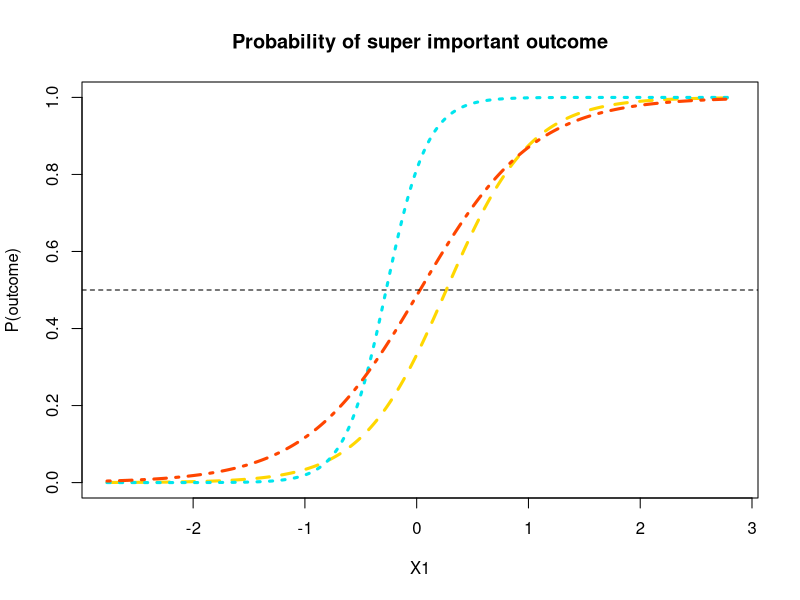
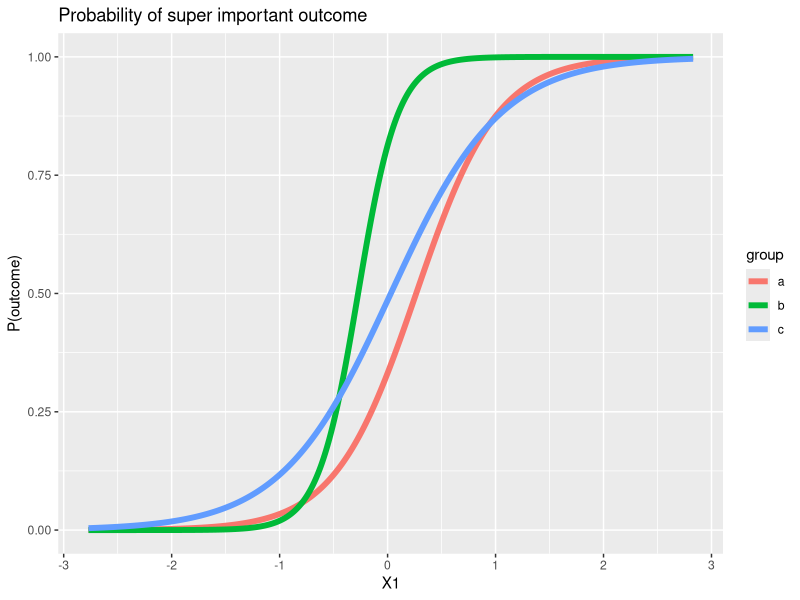
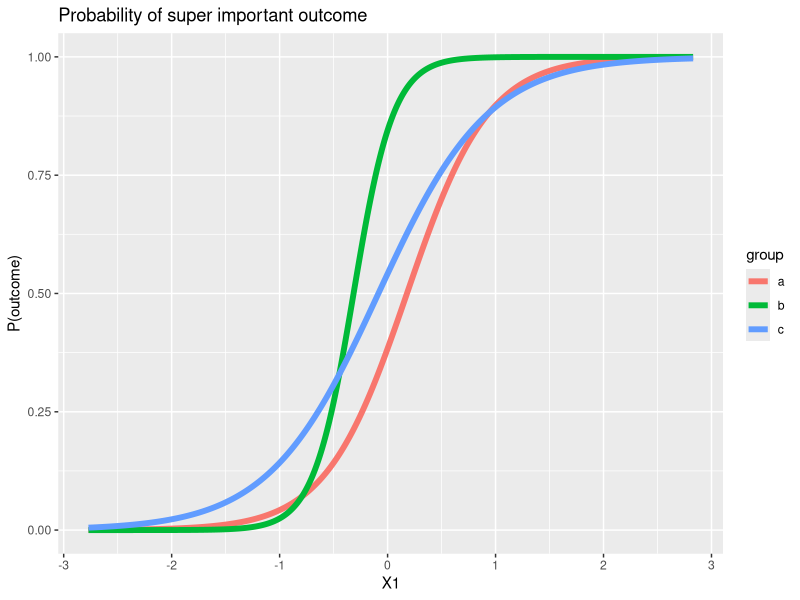

Write the R code that produced these figures, in order.
## ---- chunk 1
set.seed(24601) # setting this so the random results will be repeatable 

library(MASS)
covmat <- matrix(c(1.0,   0.2,   0.6, 
                   0.2,   1.0,  -0.5, 
                   0.6,  -0.5,   1.0), nrow=3) # the true cov matrix for my data
data <- mvrnorm(300, mu=c(0,0,0), Sigma=covmat) # generate random data that match that cov matrix
colnames(data) <- c("X1", "X2", "DV")
data <- as.data.frame(data)
data$group <- gl(n=3, k=ceiling(nrow(data)/3), labels=c("a", "b", "c", "d"))
# add some group differences and interaction stuff...
data$DV <- with(data, ifelse(group=="c" & X1 > 0, DV+rnorm(n=1, mean=1), 
                             ifelse(group=="b" & X1 > 0, DV+rnorm(n=1, mean=2) , DV)))
# make DV binary
data$DV <- ifelse(data$DV > 0, 1, 0)
head(data)
## ---- chunk 2
contrasts(data$group)
# Great, that's what we wanted. And we can see that a is the reference group.
# If you want to change what contrasts will run, you can add an argument to the glm() call. For example contrasts="contr.treatment" will make it traditional dummy coding if it isn't already.
## ---- chunk 3
# note this use of exponent in a formula will give us all 2-way interactions
model <- glm(DV ~ (X1 + X2 + group)^2, 
             data=data, na.action="na.exclude",  family="binomial") 
             
summary(model)
model$coef
# save the coefficient values so we can use them in the equations
b0 <- model$coef[1] # intercept
X1 <- model$coef[2]
X2 <- -model$coef[3]
groupb <- model$coef[4]
groupc <- model$coef[5]
X1.X2 <- model$coef[6]
X1.groupb <- model$coef[7]
X1.groupc <- model$coef[8]
X2.groupb <- model$coef[9]
X2.groupc <- model$coef[10]
## ---- chunk 4
X1_range <- seq(from=min(data$X1), to=max(data$X1), by=.01)
## ---- chunk 5
X2_val <- mean(data$X2) # by plugging in the mean as the value for X2, I'll be generating plots that show the relationship between X1 and the outcome "for someone with an average X2".

a_logits <- b0 + 
  X1*X1_range + 
  X2*X2_val + 
  groupb*0 + 
  groupc*0 + 
  X1.X2*X1_range*X2_val + 
  X1.groupb*X1_range*0 + 
  X1.groupc*X1_range*0 + 
  X2.groupb*X2_val*0 + 
  X2.groupc*X2_val*0 # the reference group

b_logits <- b0 + 
  X1*X1_range + 
  X2*X2_val + 
  groupb*1 + 
  groupc*0 + 
  X1.X2*X1_range*X2_val + 
  X1.groupb*X1_range*1 + 
  X1.groupc*X1_range*0 + 
  X2.groupb*X2_val*1 + 
  X2.groupc*X2_val*0

c_logits <- b0 + 
  X1*X1_range + 
  X2*X2_val + 
  groupb*0 + 
  groupc*1 + 
  X1.X2*X1_range*X2_val + 
  X1.groupb*X1_range*0 + 
  X1.groupc*X1_range*1 + 
  X2.groupb*X2_val*0 + 
  X2.groupc*X2_val*1

# Compute the probibilities (this is what will actually get plotted):
a_probs <- exp(a_logits)/(1 + exp(a_logits))
b_probs <- exp(b_logits)/(1 + exp(b_logits))
c_probs <- exp(c_logits)/(1 + exp(c_logits))
## ---- chunk 6
# We'll start by plotting the ref group:
plot(X1_range, a_probs, 
     ylim=c(0,1),
     type="l", 
     lwd=3, 
     lty=2, 
     col="gold", 
     xlab="X1", ylab="P(outcome)", main="Probability of super important outcome")


# Add the line for people who are in the b group
lines(X1_range, b_probs, 
      type="l", 
      lwd=3, 
      lty=3, 
      col="turquoise2")

# Add the line for people who are in the c group
lines(X1_range, c_probs, 
      type="l", 
      lwd=3, 
      lty=4, 
      col="orangered")

# add a horizontal line at p=.5
abline(h=.5, lty=2)
## ---- chunk 7
library(ggplot2); library(tidyr)
# first you have to get the information into a long dataframe, which is what ggplot likes :)
plot.data <- data.frame(a=a_probs, b=b_probs, c=c_probs, X1=X1_range)
plot.data <- gather(plot.data, key=group, value=prob, a:c)
head(plot.data)

ggplot(plot.data, aes(x=X1, y=prob, color=group)) + # asking it to set the color by the variable "group" is what makes it draw three different lines
  geom_line(lwd=2) + 
  labs(x="X1", y="P(outcome)", title="Probability of super important outcome") 
## ---- chunk 8
#make a new data frame with the X values you want to predict
X1_range_data <- as.data.frame(expand.grid(X1=X1_range, X2=X2_val, group=c('a', 'b', 'c')))
head(X1_range_data) 

#use `predict` to get the probability using type='response' rather than 'link' 
X1_range_data$prob <- predict(model, newdata=X1_range_data, type = 'response')
head(X1_range_data) 

#same plot as above:
ggplot(X1_range_data, aes(x=X1, y=prob, color=group))+
  geom_line(lwd=2) + 
  labs(x="X1", y="P(outcome)", title="Probability of super important outcome") 
